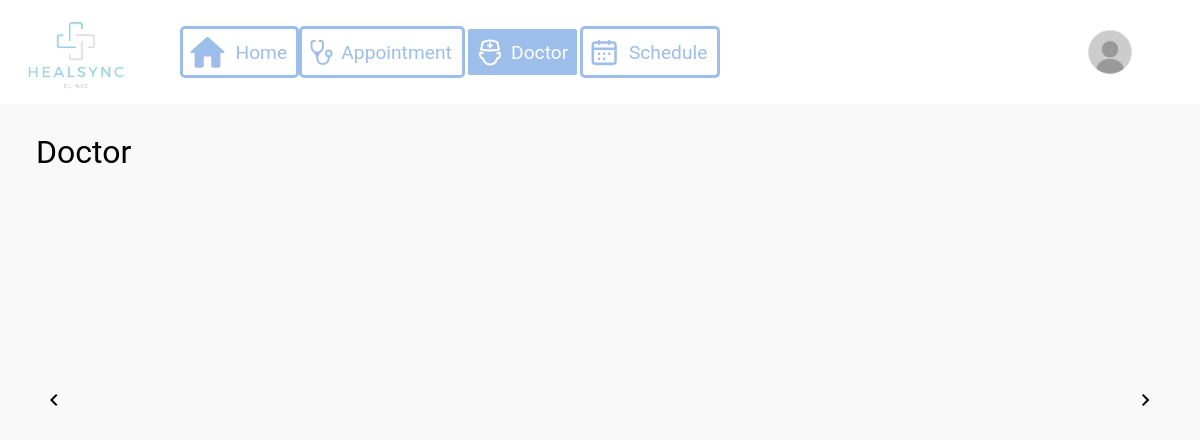
Before: /patient/doctor.php with the older database file.
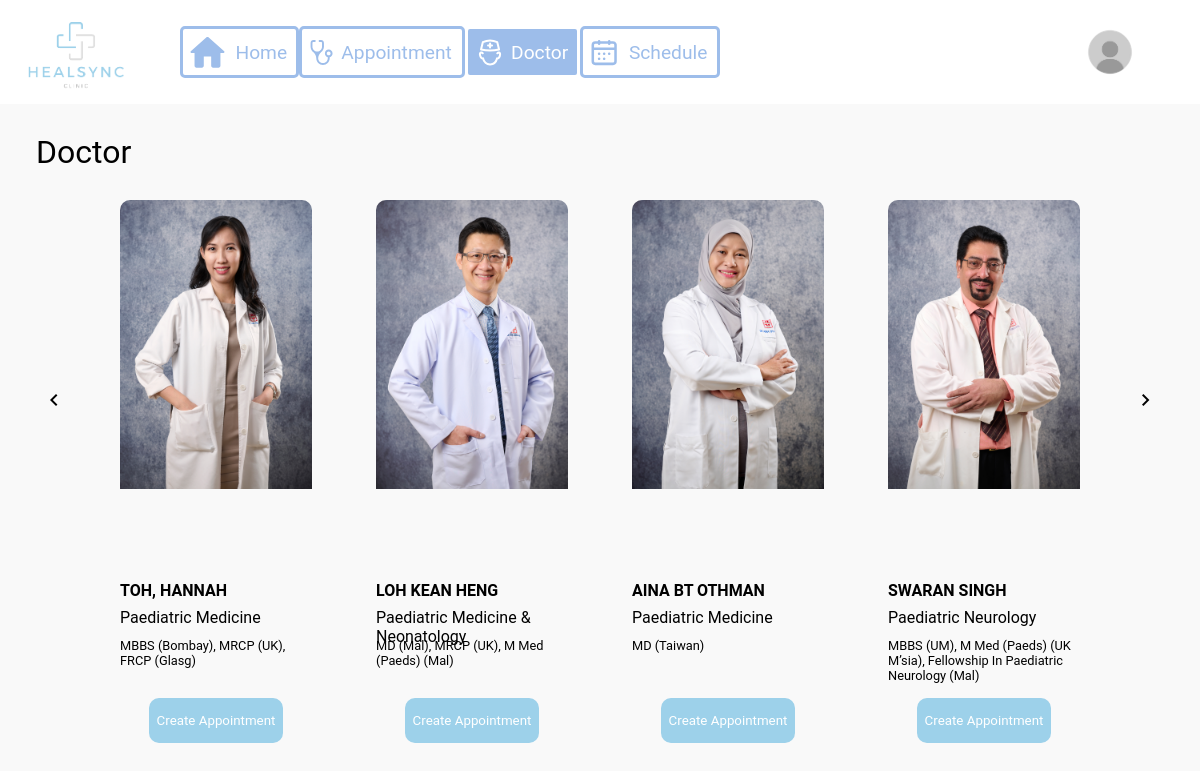
After: the same page with the newer database file.
### tables this page shows
CREATE TABLE `doctor_info` (
  `id` int(11) NOT NULL,
  `name` varchar(255) NOT NULL,
  `email` varchar(255) NOT NULL,
  `contact_number` varchar(30) NOT NULL,
  `specialist` varchar(255) NOT NULL,
  `description` varchar(255) NOT NULL,
  `picture` varchar(255) NOT NULL,
  `password` varchar(255) NOT NULL
);

### patient/doctor.php (the view, shortened to what this page needs)
<?php
include("../include/database.php");
include("../include/patient-navbar.php");
?>
<!DOCTYPE html>
<html lang="en">
<head>
</head>
<body>
    <h1 id="heading">Doctor</h1>
    <div id="content-container">
        <?php
        $sql = "SELECT * FROM doctor_info";
        $result = mysqli_query($connection, $sql);
        while ($row = mysqli_fetch_assoc($result)) {
        ?>
            <div id="doctor-item">
                <div id="img-container">
                    <img src="../pic/<?php echo $row['picture']; ?>" id="img">
                </div>
                <br>
                <b class="doctor-name"><?php echo $row['name']; ?></b>
                <br>
                <p class="doctor-specialist"><?php echo $row['specialist']; ?></p>
                <br>
                <p class="doctor-description"><?php echo $row['description']; ?></p>
                <form action="doctor.php" method="post">
                    <button type="submit" class="submit-btn" value=<?php echo strval($row['id']); ?> name="create" >Create Appointment</button>
                </form>
            </div>
        <?php
        }
        ?>
    </div>
    <button id="left-arrow-btn">
        <span class="material-symbols-outlined">chevron_left</span>
    </button>
    <button id="right-arrow-btn">
        <span class="material-symbols-outlined">chevron_right</span>
    </button>
</body>
</html>

### include/patient-navbar.php (shortened to what this page needs)
<!DOCTYPE html>
<html lang="en">
<head>
</head>
<body>
    <div id="nav-bar">
        <div id="logo-container">
            <img src="../pic/s-logo.png" id="logo">
        </div>
        <div id="nav-btn-container">
            <button class="nav-btn" id="home-nav-btn">
                <label class="nav-btn-label">&nbsp;&nbsp;Home</label>
            </button>
            <button class="nav-btn" id="appointment-nav-btn">
                <label class="nav-btn-label">&nbsp;Appointment</label>
            </button>
            <button class="nav-btn" id="doctor-nav-btn">
                <label class="nav-btn-label">&nbsp;Doctor</label>
            </button>
            <button class="nav-btn" id="schedule-nav-btn">
                <label class="nav-btn-label">&nbsp;&nbsp;Schedule</label>
            </button>
        </div>
        <div id="profile-btn-container">
            <button id="profile-btn">
                <img src="../pic/profile.png">
            </button>
        </div>
    </div>
</body>
</html>

### include/patient-navbar.php (style rules this page uses)
body { padding: 0%; margin: 0%; overflow: auto; }
.nav-btn { background-color: transparent; border: 3px solid #9dbdea; border-radius: 5px; display: flex; align-items: center; height: 50%; width: fit-content; }
.nav-btn-label { font-family: Roboto; font-size: 1.2rem; margin-right: 3%; color: #9dbdea; }
#nav-bar { background-color: white; position: absolute; top: 0%; width: 100%; height: 13%; display: flex; align-items: center; }
#logo-container { background-color: white; position: absolute; left: 2%; width: fit-content; height: 100%; }
#logo { background-color: transparent; position: absolute; height: 100%; width: auto; }
#nav-btn-container { background-color: white; position: absolute; height: 100%; width: 45%; left: 15%; display: flex; align-items: center; justify-content: space-evenly; }
#profile-btn-container { background-color: transparent; position: absolute; height: 70%; width: 5%; left: 90%; display: flex; align-items: center; justify-content: center; overflow: hidden; }
#profile-btn { background-color: transparent; position: absolute; width: 100%; height: 100%; display: flex; align-items: center; justify-content: center; border: none; border-radius: 100px; }
#profile-btn img { width: 120%; height: auto; }

### patient/doctor.php (style rules this page uses)
body { background-color: rgba(244, 244, 244, 0.46); display: flex; justify-content: center; }
.doctor-name { font-family: Roboto; position: absolute; top: 68%; }
.doctor-specialist { font-family: Roboto; position: absolute; top: 70%; }
.doctor-description { font-family: Roboto; position: absolute; top: 76%; font-size: 0.8rem; }
.submit-btn { position: absolute; height: 8%; width: 70%; top: 89%; left: 15%; background-color: #9dd1ea; color: white; border: none; border-radius: 10px; font-family: Roboto; }
#heading { font-family: Roboto; position: absolute; top: 14%; left: 3%; font-size: 2.0rem; font-weight: 400; }
#content-container { background-color: transparent; border: 0px solid black; position: absolute; top: 25%; height: 70%; width: 80%; display: flex; justify-content: space-between; gap: 30px; overflow-x: auto; }
#doctor-item { position: relative; background-color: transparent; height: 100%; min-width: 20%; }
#img-container { position: absolute; width: 100%; height: 65%; border-radius: 10px; overflow: hidden; }
#img { position: absolute; width: 100%; height: auto; }
#doctor-nav-btn { border: 3px solid white; background-color: #9dbdea; }
#doctor-nav-btn .nav-btn-label { color: white; }
#left-arrow-btn { position: absolute; top: 45%; left: 3%; display: flex; align-items: center; justify-content: center; height: 10%; width: fit-content; border: none; border-radius: 10px; background-color: transparent; }
#right-arrow-btn { position: absolute; top: 45%; right: 3%; display: flex; align-items: center; justify-content: center; height: 10%; width: fit-content; border-radius: 10px; background-color: transparent; border: none; }

Changed rows visible on the page:
added doctor_info: picture (picture), name "TOH, HANNAH", specialist "Paediatric Medicine", description "MBBS (Bombay), MRCP (UK), FRCP (Glasg)", $row['id'] 1 (drawn)
added doctor_info: picture (picture), name "LOH KEAN HENG", specialist "Paediatric Medicine & Neonatology", description "MD (Mal), MRCP (UK), M Med (Paeds) (Mal)", $row['id'] 2 (drawn)
added doctor_info: picture (picture), name "AINA BT OTHMAN", specialist "Paediatric Medicine", description "MD (Taiwan)", $row['id'] 4 (drawn)
added doctor_info: picture (picture), name "SWARAN SINGH", specialist "Paediatric Neurology", description "MBBS (UM), M Med (Paeds) (UK M’sia), Fellowship In Paediatric Neurology (Mal)", $row['id'] 5 (drawn)
